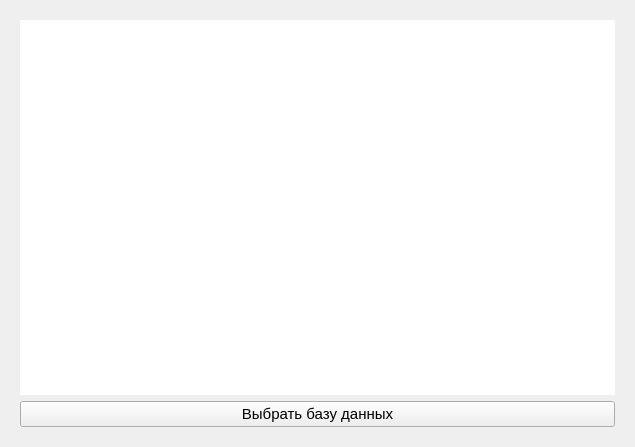
<?xml version="1.0" encoding="UTF-8"?>
<ui version="4.0">
 <class>DatabaseChooserDialog</class>
 <widget class="QDialog" name="DatabaseChooserDialog">
  <property name="windowModality">
   <enum>Qt::ApplicationModal</enum>
  </property>
  <property name="geometry">
   <rect>
    <x>0</x>
    <y>0</y>
    <width>635</width>
    <height>447</height>
   </rect>
  </property>
  <property name="windowTitle">
   <string>Dialog</string>
  </property>
  <property name="modal">
   <bool>true</bool>
  </property>
  <layout class="QVBoxLayout" name="verticalLayout_3">
   <item>
    <widget class="QStackedWidget" name="admin_database_creation_stacked_widget">
     <property name="currentIndex">
      <number>2</number>
     </property>
     <widget class="QWidget" name="admin_auth_page">
      <layout class="QVBoxLayout" name="verticalLayout">
       <item>
        <layout class="QVBoxLayout" name="verticalLayout_2">
         <property name="spacing">
          <number>10</number>
         </property>
         <item>
          <spacer name="verticalSpacer_2">
           <property name="orientation">
            <enum>Qt::Vertical</enum>
           </property>
           <property name="sizeType">
            <enum>QSizePolicy::Expanding</enum>
           </property>
           <property name="sizeHint" stdset="0">
            <size>
             <width>20</width>
             <height>40</height>
            </size>
           </property>
          </spacer>
         </item>
         <item alignment="Qt::AlignHCenter">
          <widget class="QLineEdit" name="admin_password_edit">
           <property name="minimumSize">
            <size>
             <width>320</width>
             <height>38</height>
            </size>
           </property>
           <property name="font">
            <font>
             <pointsize>12</pointsize>
            </font>
           </property>
           <property name="maxLength">
            <number>32</number>
           </property>
           <property name="echoMode">
            <enum>QLineEdit::Password</enum>
           </property>
           <property name="placeholderText">
            <string>Пароль</string>
           </property>
          </widget>
         </item>
         <item alignment="Qt::AlignHCenter">
          <widget class="QPushButton" name="admin_auth_button">
           <property name="sizePolicy">
            <sizepolicy hsizetype="Fixed" vsizetype="Fixed">
             <horstretch>0</horstretch>
             <verstretch>0</verstretch>
            </sizepolicy>
           </property>
           <property name="minimumSize">
            <size>
             <width>200</width>
             <height>44</height>
            </size>
           </property>
           <property name="font">
            <font>
             <pointsize>14</pointsize>
            </font>
           </property>
           <property name="text">
            <string>Войти</string>
           </property>
          </widget>
         </item>
         <item>
          <spacer name="verticalSpacer_3">
           <property name="orientation">
            <enum>Qt::Vertical</enum>
           </property>
           <property name="sizeType">
            <enum>QSizePolicy::Expanding</enum>
           </property>
           <property name="sizeHint" stdset="0">
            <size>
             <width>20</width>
             <height>40</height>
            </size>
           </property>
          </spacer>
         </item>
        </layout>
       </item>
      </layout>
     </widget>
     <widget class="QWidget" name="admin_database_creation">
      <layout class="QVBoxLayout" name="verticalLayout_4">
       <item>
        <widget class="QListWidget" name="database_creation_list">
         <property name="font">
          <font>
           <pointsize>14</pointsize>
          </font>
         </property>
         <property name="frameShape">
          <enum>QFrame::NoFrame</enum>
         </property>
        </widget>
       </item>
       <item>
        <layout class="QHBoxLayout" name="horizontalLayout">
         <item>
          <widget class="QLineEdit" name="database_creation_edit">
           <property name="font">
            <font>
             <pointsize>10</pointsize>
            </font>
           </property>
           <property name="maxLength">
            <number>30</number>
           </property>
           <property name="placeholderText">
            <string>Название новой базы данных</string>
           </property>
          </widget>
         </item>
         <item>
          <widget class="QPushButton" name="database_creation_add_button">
           <property name="font">
            <font>
             <pointsize>10</pointsize>
            </font>
           </property>
           <property name="text">
            <string>Добавить</string>
           </property>
          </widget>
         </item>
         <item>
          <widget class="QPushButton" name="database_creation_remove_button">
           <property name="font">
            <font>
             <pointsize>10</pointsize>
            </font>
           </property>
           <property name="text">
            <string>Удалить</string>
           </property>
          </widget>
         </item>
        </layout>
       </item>
      </layout>
     </widget>
     <widget class="QWidget" name="choose_database_page">
      <layout class="QVBoxLayout" name="verticalLayout_5">
       <item>
        <widget class="QListWidget" name="database_choose_list">
         <property name="font">
          <font>
           <pointsize>14</pointsize>
          </font>
         </property>
         <property name="styleSheet">
          <string notr="true"/>
         </property>
         <property name="frameShape">
          <enum>QFrame::NoFrame</enum>
         </property>
        </widget>
       </item>
       <item>
        <widget class="QPushButton" name="database_choose_button">
         <property name="font">
          <font>
           <pointsize>11</pointsize>
          </font>
         </property>
         <property name="text">
          <string>Выбрать базу данных</string>
         </property>
        </widget>
       </item>
      </layout>
     </widget>
    </widget>
   </item>
  </layout>
 </widget>
 <resources/>
 <connections/>
</ui>
